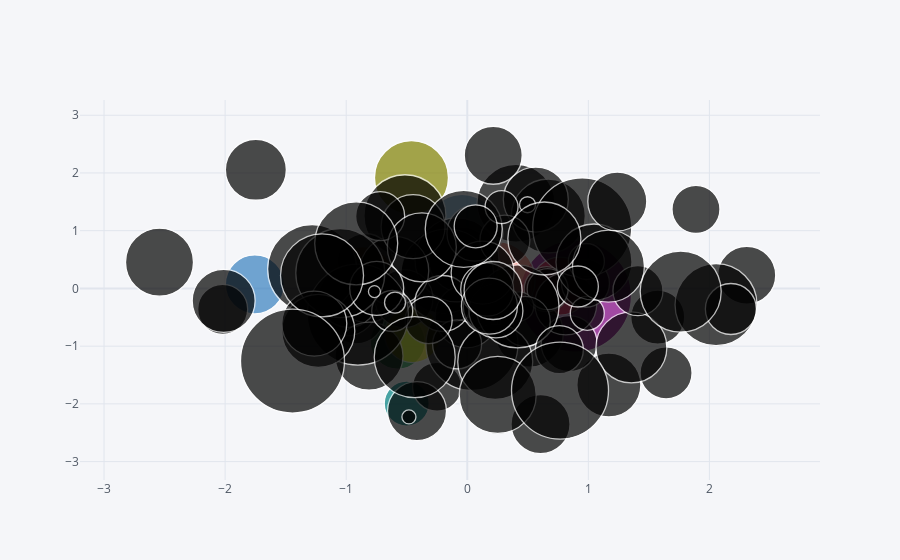

This figure's notebook cell:
### Code cell
df.iplot(kind = 'bubble' , x = "A" , y = "B" ,size = "C")
